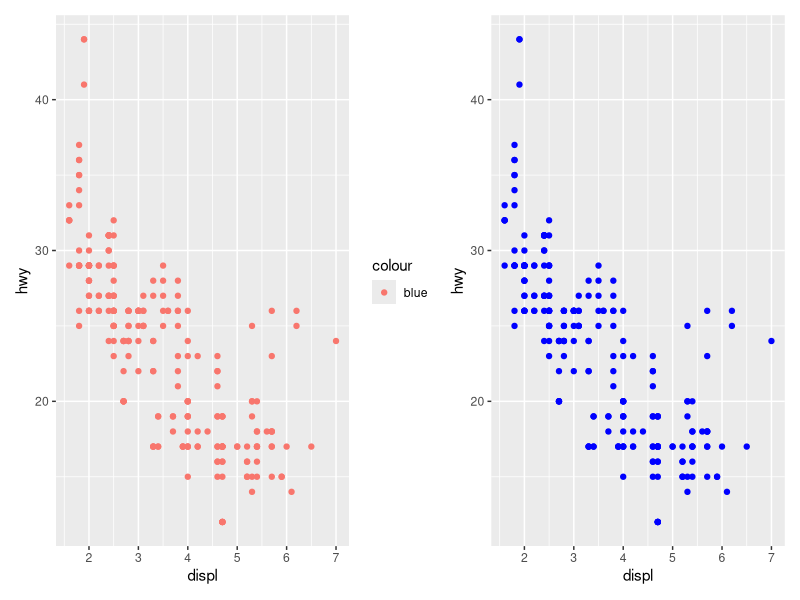
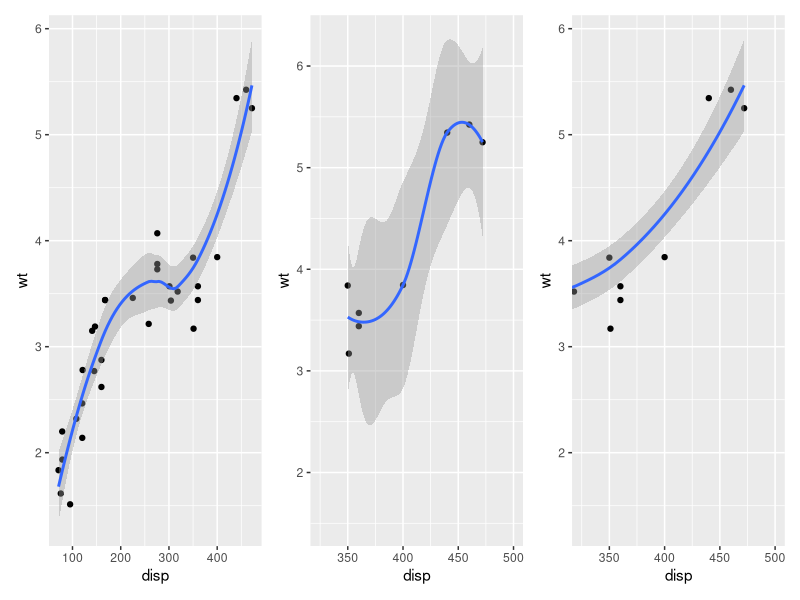

Source code (R) for these figures, in order:
## ---- chunk 1
knitr::opts_chunk$set(warning = F, message = F, cache = TRUE,tidy=F,fig.align='center',fig.showtext=TRUE,results="hold",fig.show = "hold")
library(tidyverse)
## ---- chunk 2
library(patchwork)
f1 <- ggplot(mpg, aes(displ, hwy)) + geom_point(aes(color = "blue"))
f2 <- ggplot(mpg, aes(displ, hwy)) + geom_point(color = "blue")
f1 | f2
## ---- chunk 3
# There are two ways of zooming the plot display: 
# with scales or with coordinate systems. 

p <- ggplot(mtcars, aes(disp, wt)) +
  geom_point() +
  geom_smooth()
p |

# Setting the limits on a scale converts 
# all values outside the range to NA.
p + scale_x_continuous(limits = c(325, 500)) |

# Setting the limits on the coordinate system
# The data is unchanged, and show a portion of it
# Note how smooth continues past the points visible.
p + coord_cartesian(xlim = c(325, 500))
